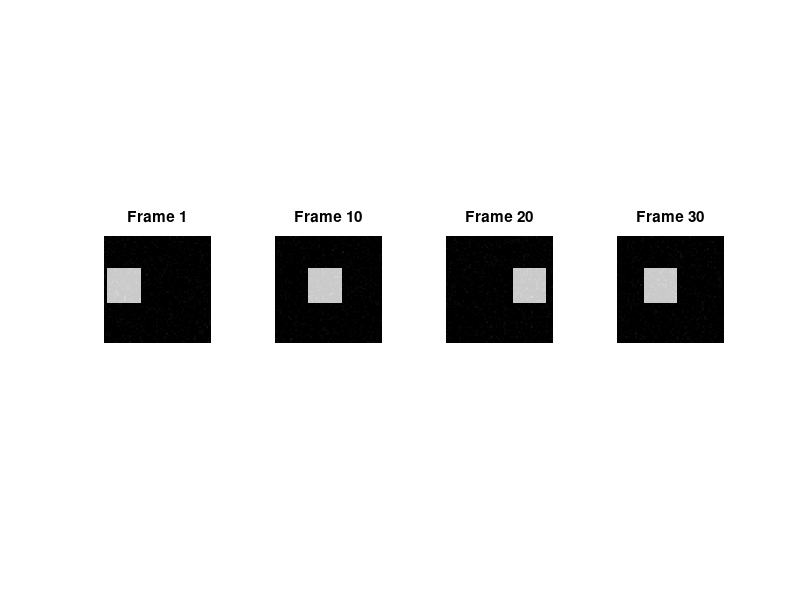

This figure's MATLAB source: (Note: this script raises an error after producing the figure.)
%% Video Compression Project Steps 4 to 7

clear; clc; close all;

%% ============================================================
%% SETUP: Create a synthetic video (if no video file available)
%% ============================================================

fprintf('==> Creating synthetic video frames...\n');

numFrames  = 30;   % total frames
frameH     = 64;   % height (keep small for speed)
frameW     = 64;   % width
blockSize  = 8;    % block size for DCT and motion estimation
searchRange = 4;   % motion estimation search range (pixels)
qStep      = 10;   % quantization step size

% Generate frames: moving white rectangle on black background
frames = zeros(frameH, frameW, numFrames, 'uint8');
for f = 1:numFrames
    img = zeros(frameH, frameW, 'uint8');
    offset = mod(f*2, frameW-20);          % horizontal motion
    img(20:40, offset+1:offset+20) = 200;  % moving block
    img = img + uint8(5*randn(frameH,frameW)); % add slight noise
    frames(:,:,f) = img;
end

fprintf('   Video created: %d frames of %dx%d pixels\n', numFrames, frameH, frameW);

%% ---- Show a sample of the original video ----
figure('Name','ORIGINAL VIDEO - Sample Frames','NumberTitle','off');
sampleIdx = [1, 10, 20, 30];
for k = 1:4
    subplot(1,4,k);
    imshow(frames(:,:,sampleIdx(k)));
    title(sprintf('Frame %d', sampleIdx(k)));
end
sgtitle('Original Video - Sample Frames | عينة من الفيديو الأصلي');


%% ============================================================
%% STEP 4: INTER-FRAME COMPRESSION (P-FRAME)
%% تضغيط الإطارات التنبؤية
%% ============================================================

fprintf('\n==> STEP 4: Inter-frame Compression (P-frames)...\n');

% I-frame every 10 frames, rest are P-frames
isIframe = false(1, numFrames);
isIframe(1:10:end) = true;

% Storage
motionVectors  = cell(1, numFrames);   % {frameIdx} = [numBlocks x 2]
residuals      = cell(1, numFrames);   % {frameIdx} = residual image
frameTypes     = cell(1, numFrames);

%% --- Function handles (defined at bottom as local functions) ---

for f = 1:numFrames
    currentFrame = double(frames(:,:,f));

    if isIframe(f)
        frameTypes{f} = 'I';
        motionVectors{f} = [];
        residuals{f}     = currentFrame;   % I-frame stores full image
        fprintf('   Frame %2d -> I-frame\n', f);
    else
        frameTypes{f} = 'P';
        refFrame = double(frames(:,:,f-1));   % previous frame as reference

        % --- Block Matching Motion Estimation ---
        numBlocksH = frameH / blockSize;
        numBlocksW = frameW / blockSize;
        mvs = zeros(numBlocksH * numBlocksW, 2);  % [dy, dx]
        residualImg = zeros(frameH, frameW);

        blockNum = 0;
        for row = 1:numBlocksH
            for col = 1:numBlocksW
                blockNum = blockNum + 1;

                % Current block coordinates
                rStart = (row-1)*blockSize + 1;
                cStart = (col-1)*blockSize + 1;
                rEnd   = rStart + blockSize - 1;
                cEnd   = cStart + blockSize - 1;

                currentBlock = currentFrame(rStart:rEnd, cStart:cEnd);

                % Search in reference frame
                bestMAD = inf;
                bestDy  = 0;
                bestDx  = 0;

                for dy = -searchRange:searchRange
                    for dx = -searchRange:searchRange
                        rRef = rStart + dy;
                        cRef = cStart + dx;
                        % Boundary check
                        if rRef < 1 || cRef < 1 || ...
                           rRef+blockSize-1 > frameH || cRef+blockSize-1 > frameW
                            continue;
                        end
                        refBlock = refFrame(rRef:rRef+blockSize-1, cRef:cRef+blockSize-1);
                        MAD = mean(abs(currentBlock(:) - refBlock(:)));
                        if MAD < bestMAD
                            bestMAD = MAD;
                            bestDy  = dy;
                            bestDx  = dx;
                        end
                    end
                end

                mvs(blockNum, :) = [bestDy, bestDx];

                % Compute residual for this block
                rRef = rStart + bestDy;
                cRef = cStart + bestDx;
                predictedBlock = refFrame(rRef:rRef+blockSize-1, cRef:cRef+blockSize-1);
                residualImg(rStart:rEnd, cStart:cEnd) = currentBlock - predictedBlock;
            end
        end

        motionVectors{f} = mvs;
        residuals{f}     = residualImg;
        fprintf('   Frame %2d -> P-frame | Mean MV magnitude: %.2f\n', f, mean(sqrt(sum(mvs.^2,2))));
    end
end

%% ---- Visualize Step 4 Output ----
figure('Name','STEP 4 OUTPUT - Motion Vectors & Residuals','NumberTitle','off');

% Show frame 2 (P-frame) original
subplot(1,3,1);
imshow(frames(:,:,2));
title('Frame 2 - Original | الإطار الأصلي');

% Show residual of frame 2
subplot(1,3,2);
residualDisplay = residuals{2};
imagesc(residualDisplay); colormap gray; colorbar; axis image;
title('Frame 2 - Residual | الباقي');

% Show motion vectors as quiver plot
subplot(1,3,3);
mvs2 = motionVectors{2};
numBlocksH = frameH/blockSize;
numBlocksW = frameW/blockSize;
[bCols, bRows] = meshgrid(1:numBlocksW, 1:numBlocksH);
mvDy = reshape(mvs2(:,1), numBlocksH, numBlocksW);
mvDx = reshape(mvs2(:,2), numBlocksH, numBlocksW);
quiver(bCols, bRows, mvDx, mvDy, 'r');
axis([0 numBlocksW+1 0 numBlocksH+1]);
set(gca,'YDir','reverse');
title('Motion Vectors (Frame 2) | متجهات الحركة');
xlabel('Block Col'); ylabel('Block Row');
sgtitle('Step 4: Inter-frame Compression | تضغيط الإطارات التنبؤية');

%% ============================================================
%% STEP 5: ENTROPY CODING (Manual Huffman - No Toolbox Needed)
%% ============================================================

fprintf('\n==> STEP 5: Entropy Coding (Huffman)...\n');

encodedStream    = cell(1, numFrames);
huffmanDicts     = cell(1, numFrames);
originalSizeBits = zeros(1, numFrames);
encodedSizeBits  = zeros(1, numFrames);

for f = 1:numFrames
    if strcmp(frameTypes{f}, 'I')
        quantizedFrame = round(residuals{f} / qStep);
        symbols = int32(quantizedFrame(:)');
    else
        mvFlat   = int32(motionVectors{f}(:)');
        resQuant = int32(round(residuals{f}(:)' / qStep));
        symbols  = [mvFlat, resQuant];
    end

    % Build frequency table
    uniqueSymbols = unique(double(symbols));
    counts = zeros(1, numel(uniqueSymbols));
    for i = 1:numel(uniqueSymbols)
        counts(i) = sum(double(symbols) == uniqueSymbols(i));
    end
    probs = counts / sum(counts);

    % Build Huffman tree manually
    dict = buildHuffmanDict(uniqueSymbols, probs);

    % Encode
    encoded = '';
    symDouble = double(symbols);
    for i = 1:numel(symDouble)
        idx = find(uniqueSymbols == symDouble(i), 1);
        encoded = [encoded, dict{idx,2}]; %#ok<AGROW>
    end

    encodedStream{f}    = encoded;
    huffmanDicts{f}     = dict;
    originalSizeBits(f) = numel(symbols) * 8;
    encodedSizeBits(f)  = numel(encoded);

    fprintf('   Frame %2d [%s] | Original: %5d bits | Encoded: %5d bits | Ratio: %.2f\n', ...
        f, frameTypes{f}, originalSizeBits(f), encodedSizeBits(f), ...
        originalSizeBits(f)/max(encodedSizeBits(f),1));
end

%% ---- Visualize Step 5 Output ----
figure('Name','STEP 5 OUTPUT - Entropy Coding','NumberTitle','off');

subplot(1,2,1);
bar(originalSizeBits, 'FaceColor', [0.2 0.5 0.8]);
hold on;
bar(encodedSizeBits, 'FaceColor', [0.9 0.3 0.3]);
legend('Original Bits | البيانات الأصلية', 'Huffman Encoded | بعد هافمان', 'Location','northeast');
xlabel('Frame Number | رقم الإطار');
ylabel('Bits');
title('Bit Usage per Frame | حجم البيانات لكل إطار');
grid on;

subplot(1,2,2);
compressionRatioPerFrame = originalSizeBits ./ max(encodedSizeBits, 1);
plot(compressionRatioPerFrame, 'g-o', 'LineWidth', 1.5);
xlabel('Frame Number | رقم الإطار');
ylabel('Compression Ratio | نسبة الضغط');
title('Huffman Compression Ratio per Frame | نسبة ضغط هافمان');
grid on;

sgtitle('Step 5: Entropy Coding Results | نتائج الترميز بالإنتروبيا');

%% ============================================================
%% STEP 6: BITSTREAM FORMATION
%% تكوين تدفق البيانات
%% ============================================================

fprintf('\n==> STEP 6: Bitstream Formation...\n');

% We simulate a bitstream as a struct array (in real systems it's binary)
bitstream.header.numFrames  = numFrames;
bitstream.header.frameH     = frameH;
bitstream.header.frameW     = frameW;
bitstream.header.blockSize  = blockSize;
bitstream.header.qStep      = qStep;
bitstream.frames = struct();

totalBitstreamBits = 0;

for f = 1:numFrames
    % Frame header: frameIndex (32b) + type (8b) + dataSize (32b) = 72 bits overhead
    headerBits = 72;
    dataBits   = encodedSizeBits(f);

    bitstream.frames(f).index       = f;
    bitstream.frames(f).type        = frameTypes{f};
    bitstream.frames(f).encodedData = encodedStream{f};
    bitstream.frames(f).huffDict    = huffmanDicts{f};
    bitstream.frames(f).totalBits   = headerBits + dataBits;

    totalBitstreamBits = totalBitstreamBits + headerBits + dataBits;

    fprintf('   Frame %2d [%s] packaged | Frame bits: %d\n', ...
        f, frameTypes{f}, bitstream.frames(f).totalBits);
end

fprintf('   TOTAL Bitstream size: %d bits = %.2f KB\n', ...
    totalBitstreamBits, totalBitstreamBits/8/1024);

rawVideoBytes = frameH * frameW * numFrames;
fprintf('   Raw video size:       %d bytes = %.2f KB\n', ...
    rawVideoBytes, rawVideoBytes/1024);
fprintf('   Overall Compression Ratio: %.2fx\n', ...
    (rawVideoBytes*8) / totalBitstreamBits);

%% ---- Visualize Step 6 Output ----
figure('Name','STEP 6 OUTPUT - Bitstream Formation','NumberTitle','off');

frameBits = arrayfun(@(f) bitstream.frames(f).totalBits, 1:numFrames);
barColors = zeros(numFrames, 3);
for f = 1:numFrames
    if strcmp(bitstream.frames(f).type,'I')
        barColors(f,:) = [0.85 0.2 0.2];   % red for I-frames
    else
        barColors(f,:) = [0.2 0.6 0.85];   % blue for P-frames
    end
end

subplot(1,2,1);
b = bar(frameBits, 'FaceColor','flat');
b.CData = barColors;
xlabel('Frame Index | رقم الإطار');
ylabel('Bits in Bitstream');
title('Bits per Frame in Bitstream | حجم كل إطار في التدفق');
legend([patch(NaN,NaN,[0.85 0.2 0.2]), patch(NaN,NaN,[0.2 0.6 0.85])], ...
    'I-frame','P-frame','Location','northeast');
grid on;

subplot(1,2,2);
labels = {'Raw Video | الفيديو الخام', 'Compressed Bitstream | المضغوط'};
values = [rawVideoBytes*8, totalBitstreamBits];
bar(values, 'FaceColor', [0.4 0.7 0.4]);
set(gca,'XTickLabel', labels);
ylabel('Total Bits');
title(sprintf('Compression Ratio: %.2fx | نسبة الضغط', (rawVideoBytes*8)/totalBitstreamBits));
grid on;

sgtitle('Step 6: Bitstream Formation | تكوين تدفق البيانات');

%% ============================================================
%% STEP 7: TESTING & EVALUATION (Decode + PSNR + Compression Ratio)
%% الاختبار والتقييم
%% ============================================================

fprintf('\n==> STEP 7: Decoding and Evaluation...\n');

decodedFrames = zeros(frameH, frameW, numFrames, 'double');
psnrValues    = zeros(1, numFrames);

for f = 1:numFrames
    frameData = bitstream.frames(f);

    % --- Huffman Decode ---
    decodedSymbols = manualHuffmanDecode(frameData.encodedData, frameData.huffDict);

    if strcmp(frameData.type, 'I')
        % Reconstruct I-frame
        numPixels  = frameH * frameW;
        decodedQuant = decodedSymbols(1:numPixels);
        reconstructed = reshape(double(decodedQuant) * qStep, frameH, frameW);
        reconstructed = max(0, min(255, reconstructed));
        decodedFrames(:,:,f) = reconstructed;

    else
        % Reconstruct P-frame
        numBlocks = (frameH/blockSize) * (frameW/blockSize);
        numMVsymbols = numBlocks * 2;
        numPixels    = frameH * frameW;

        mvDecoded  = double(decodedSymbols(1:numMVsymbols));
        resDecoded = double(decodedSymbols(numMVsymbols+1 : numMVsymbols+numPixels));

        mvMatrix   = reshape(mvDecoded, numBlocks, 2);
        residualRec= reshape(resDecoded * qStep, frameH, frameW);

        % Reconstruct using reference (previous decoded frame)
        refDecoded = decodedFrames(:,:,f-1);
        predicted  = zeros(frameH, frameW);

        numBlocksH = frameH / blockSize;
        numBlocksW = frameW / blockSize;
        blockNum = 0;
        for row = 1:numBlocksH
            for col = 1:numBlocksW
                blockNum = blockNum + 1;
                rStart = (row-1)*blockSize + 1;
                cStart = (col-1)*blockSize + 1;
                rEnd   = rStart + blockSize - 1;
                cEnd   = cStart + blockSize - 1;

                dy = mvMatrix(blockNum,1);
                dx = mvMatrix(blockNum,2);

                rRef = max(1, min(frameH-blockSize+1, rStart+dy));
                cRef = max(1, min(frameW-blockSize+1, cStart+dx));
                predicted(rStart:rEnd, cStart:cEnd) = ...
                    refDecoded(rRef:rRef+blockSize-1, cRef:cRef+blockSize-1);
            end
        end

        reconstructed = predicted + residualRec;
        reconstructed = max(0, min(255, reconstructed));
        decodedFrames(:,:,f) = reconstructed;
    end

    % --- Compute PSNR ---
    orig  = double(frames(:,:,f));
    recon = decodedFrames(:,:,f);
    mse   = mean((orig(:) - recon(:)).^2);
    if mse == 0
        psnrValues(f) = Inf;
    else
        psnrValues(f) = 10 * log10(255^2 / mse);
    end

    fprintf('   Frame %2d [%s] | PSNR: %.2f dB\n', f, frameData.type, psnrValues(f));
end

%% ---- Final Evaluation Summary ----
overallPSNR = mean(psnrValues(isfinite(psnrValues)));
overallCR   = (rawVideoBytes*8) / totalBitstreamBits;

fprintf('\n==========================================\n');
fprintf('  FINAL EVALUATION SUMMARY\n');
fprintf('==========================================\n');
fprintf('  Average PSNR           : %.2f dB\n', overallPSNR);
fprintf('  Compression Ratio      : %.2fx\n', overallCR);
fprintf('  Raw Video Size         : %.2f KB\n', rawVideoBytes/1024);
fprintf('  Compressed Size        : %.2f KB\n', totalBitstreamBits/8/1024);
fprintf('==========================================\n');

%% ---- Visualize Step 7: Side-by-Side Comparison ----
figure('Name','STEP 7 OUTPUT - Original vs Decoded','NumberTitle','off');
showFrames = [1, 2, 10, 11, 20, 21];
for k = 1:min(6, numel(showFrames))
    f = showFrames(k);
    subplot(2,6,k);
    imshow(uint8(frames(:,:,f)));
    title(sprintf('Orig F%d',f), 'FontSize',7);

    subplot(2,6,k+6);
    imshow(uint8(decodedFrames(:,:,f)));
    title(sprintf('Decoded F%d\n%.1fdB',f,psnrValues(f)), 'FontSize',7);
end
sgtitle('Step 7: Original vs Decoded | الأصلي مقابل المُستعاد');

%% ---- PSNR Plot ----
figure('Name','STEP 7 OUTPUT - PSNR per Frame','NumberTitle','off');

subplot(1,2,1);
finiteIdx  = isfinite(psnrValues);
plot(find(finiteIdx), psnrValues(finiteIdx), 'b-o', 'LineWidth',1.5);
hold on;
yline(30, 'r--', 'Acceptable (30 dB)', 'LabelHorizontalAlignment','left');
yline(40, 'g--', 'Excellent (40 dB)',  'LabelHorizontalAlignment','left');
iFrameIdx = find(isIframe & finiteIdx);
plot(iFrameIdx, psnrValues(iFrameIdx), 'r^', 'MarkerSize',8, 'DisplayName','I-frames');
xlabel('Frame Number | رقم الإطار');
ylabel('PSNR (dB)');
title(sprintf('PSNR per Frame | جودة كل إطار\nMean: %.2f dB', overallPSNR));
legend('PSNR','30dB threshold','40dB threshold','I-frames','Location','southeast');
grid on;

subplot(1,2,2);
pieLabels = {sprintf('Compressed\n%.2f KB', totalBitstreamBits/8/1024), ...
             sprintf('Saved Space\n%.2f KB', (rawVideoBytes - totalBitstreamBits/8)/1024)};
pie([totalBitstreamBits/8, rawVideoBytes - totalBitstreamBits/8], pieLabels);
title(sprintf('Compression Ratio: %.2fx | نسبة الضغط', overallCR));
colormap([0.9 0.3 0.3; 0.3 0.7 0.3]);

sgtitle('Step 7: Evaluation - PSNR & Compression | التقييم النهائي');

fprintf('\n==> ALL STEPS COMPLETE! Check the figures.\n');


%% ============================================================
%% HELPER FUNCTIONS - Huffman (No Toolbox)
%% ============================================================

function dict = buildHuffmanDict(symbols, probs)
% Build Huffman dictionary without any toolbox
n = numel(probs);

if n == 1
    dict = {symbols(1), '0'};
    return;
end

% Each node: {probability, symbol_indices}
nodes = cell(n, 1);
nodeProbs = probs;
for i = 1:n
    nodes{i} = i;  % leaf node pointing to symbol index
end

% Merge nodes until one tree remains
codes = cell(n, 1);
for i = 1:n
    codes{i} = '';
end

allProbs  = nodeProbs;
allNodes  = nodes;
numNodes  = n;
treeLeft  = zeros(1, 2*n);
treeRight = zeros(1, 2*n);
treeProb  = zeros(1, 2*n);
treeProb(1:n) = probs;
nextNode  = n + 1;

activeNodes = 1:n;
activeProbs = probs;

while numel(activeNodes) > 1
    % Find two smallest probabilities
    [sorted, sortIdx] = sort(activeProbs);
    i1 = sortIdx(1);
    i2 = sortIdx(2);

    % Merge into new node
    treeLeft(nextNode)  = activeNodes(i1);
    treeRight(nextNode) = activeNodes(i2);
    treeProb(nextNode)  = sorted(1) + sorted(2);

    % Remove i1 and i2, add new node
    keep = setdiff(1:numel(activeNodes), [i1 i2]);
    activeNodes = [activeNodes(keep), nextNode];
    activeProbs = [activeProbs(keep), treeProb(nextNode)];
    nextNode = nextNode + 1;
end

rootNode = activeNodes(1);

% Traverse tree to assign codes
leafCodes = cell(1, n);
traverseTree(rootNode, '', treeLeft, treeRight, n, leafCodes);

% We need to get leafCodes out - use persistent workaround
leafCodes = getLeafCodes(rootNode, treeLeft, treeRight, n);

dict = cell(n, 2);
for i = 1:n
    dict{i,1} = symbols(i);
    dict{i,2} = leafCodes{i};
end
end

function leafCodes = getLeafCodes(node, treeLeft, treeRight, numLeaves)
leafCodes = cell(1, numLeaves);
stack = {node, ''};
while ~isempty(stack)
    currentNode = stack{1,1};
    currentCode = stack{1,2};
    stack(1,:) = [];

    if currentNode <= numLeaves
        % Leaf node
        leafCodes{currentNode} = currentCode;
    else
        % Internal node - push children
        stack = [stack; {treeLeft(currentNode),  [currentCode '0']}];
        stack = [stack; {treeRight(currentNode), [currentCode '1']}];
    end
end
end

function traverseTree(~, ~, ~, ~, ~, ~)
% placeholder - not used directly
end

function symbols = manualHuffmanDecode(encoded, dict)
    % Build a fast lookup: codeword_string -> symbol value
    lookup = containers.Map('KeyType','char','ValueType','double');
    for d = 1:size(dict,1)
        lookup(dict{d,2}) = dict{d,1};
    end

    symbols = [];
    i = 1;
    maxLen = max(cellfun(@numel, dict(:,2)));  % max codeword length

    while i <= numel(encoded)
        matched = false;
        for len = 1:min(maxLen, numel(encoded)-i+1)
            codeword = encoded(i:i+len-1);
            if isKey(lookup, codeword)
                symbols(end+1) = lookup(codeword); %#ok<AGROW>
                i = i + len;
                matched = true;
                break;
            end
        end
        if ~matched
            break; % safety exit
        end
    end
end
